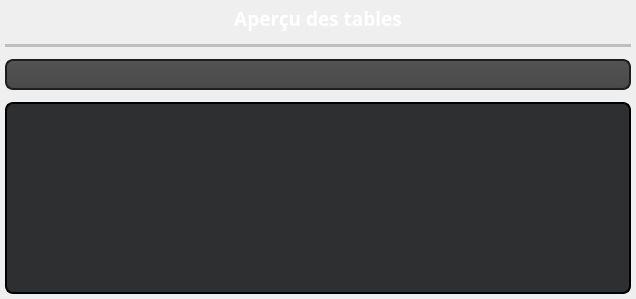
        <widget class="QWidget" name="pageTables">
         <layout class="QGridLayout" name="gridLayout_5">
          <property name="leftMargin">
           <number>5</number>
          </property>
          <property name="topMargin">
           <number>5</number>
          </property>
          <property name="rightMargin">
           <number>5</number>
          </property>
          <property name="bottomMargin">
           <number>5</number>
          </property>
          <item row="0" column="0">
           <layout class="QVBoxLayout" name="frameTable">
            <property name="spacing">
             <number>12</number>
            </property>
            <item>
             <widget class="QLabel" name="labelTable">
              <property name="font">
               <font>
                <family>Quicksand SemiBold</family>
                <pointsize>14</pointsize>
                <weight>75</weight>
                <bold>true</bold>
               </font>
              </property>
              <property name="styleSheet">
               <string notr="true">QLabel#labelTable{
	color: rgb(255, 255, 255);
}</string>
              </property>
              <property name="text">
               <string>Aperçu des tables</string>
              </property>
              <property name="alignment">
               <set>Qt::AlignCenter</set>
              </property>
             </widget>
            </item>
            <item>
             <widget class="Line" name="line">
              <property name="enabled">
               <bool>false</bool>
              </property>
              <property name="sizePolicy">
               <sizepolicy hsizetype="Minimum" vsizetype="Maximum">
                <horstretch>0</horstretch>
                <verstretch>0</verstretch>
               </sizepolicy>
              </property>
              <property name="minimumSize">
               <size>
                <width>626</width>
                <height>3</height>
               </size>
              </property>
              <property name="autoFillBackground">
               <bool>false</bool>
              </property>
              <property name="frameShadow">
               <enum>QFrame::Plain</enum>
              </property>
              <property name="lineWidth">
               <number>5</number>
              </property>
              <property name="orientation">
               <enum>Qt::Horizontal</enum>
              </property>
             </widget>
            </item>
            <item>
             <widget class="QComboBox" name="cBNomTable">
              <property name="font">
               <font>
                <family>Quicksand SemiBold</family>
                <pointsize>12</pointsize>
                <weight>75</weight>
                <bold>true</bold>
               </font>
              </property>
              <property name="styleSheet">
               <string notr="true">QComboBox#cBNomTable
{
	color: rgb(208, 208, 208);
    background-color: QLinearGradient( x1: 0, y1: 0, x2: 0, y2: 1, stop: 0 #565656, stop: 0.1 #525252, stop: 0.5 #4e4e4e, stop: 0.9 #4a4a4a, stop: 1 #464646);
    border: 2px solid #1e1e1e;
    border-radius: 8px;
    padding: 1px 0px 1px 10px;
}

QComboBox#cBNomTable:hover
{
    border: 2px solid black;
    color: white;
}

QComboBox#cBNomTable QAbstractItemView
{
	background-color: rgb(46, 47, 48);
	border: 2px solid black;
	selection-background-color: rgb(81, 81, 81);
	border-top: none;
}

QComboBox#cBNomTable::drop-down
{
     subcontrol-origin: padding;
     subcontrol-position: top right;
     width: 15px;
     color: white;
     border-left-color: darkgray;
     padding-left: 10px;
 }

</string>
              </property>
             </widget>
            </item>
            <item>
             <widget class="QTableView" name="tVTablesSQLite">
              <property name="font">
               <font>
                <family>Quicksand Medium</family>
                <pointsize>14</pointsize>
               </font>
              </property>
              <property name="styleSheet">
               <string notr="true">QTableView#tVTablesSQLite{
	background-color: rgb(46, 47, 48);
	border: 2px solid black;
	padding-top: 2px;
	padding-left: 2px;
	padding-right: 2px;
	border-radius: 8px;
}

QTableView#tVTablesSQLite::item{
	color: rgb(255, 255, 255);
}

QTableView#tVTablesSQLite QTableCornerButton::section{
	background-color: rgb(46, 47, 48);
}

QTableView#tVTablesSQLite QHeaderView{
	font: 11pt &quot;Quicksand&quot;;
	color: white;
	border-radius: 8px;
}

QTableView#tVTablesSQLite QHeaderView::section{
	background-color: rgb(46, 47, 48);
}</string>
              </property>
              <property name="editTriggers">
               <set>QAbstractItemView::NoEditTriggers</set>
              </property>
              <property name="tabKeyNavigation">
               <bool>false</bool>
              </property>
              <property name="showDropIndicator" stdset="0">
               <bool>false</bool>
              </property>
              <property name="dragDropOverwriteMode">
               <bool>false</bool>
              </property>
              <property name="alternatingRowColors">
               <bool>false</bool>
              </property>
              <property name="selectionMode">
               <enum>QAbstractItemView::NoSelection</enum>
              </property>
              <property name="selectionBehavior">
               <enum>QAbstractItemView::SelectRows</enum>
              </property>
              <property name="wordWrap">
               <bool>false</bool>
              </property>
              <property name="cornerButtonEnabled">
               <bool>false</bool>
              </property>
              <attribute name="horizontalHeaderCascadingSectionResizes">
               <bool>true</bool>
              </attribute>
              <attribute name="horizontalHeaderHighlightSections">
               <bool>false</bool>
              </attribute>
              <attribute name="verticalHeaderVisible">
               <bool>false</bool>
              </attribute>
              <attribute name="verticalHeaderCascadingSectionResizes">
               <bool>true</bool>
              </attribute>
              <attribute name="verticalHeaderHighlightSections">
               <bool>false</bool>
              </attribute>
             </widget>
            </item>
           </layout>
          </item>
         </layout>
        </widget>
